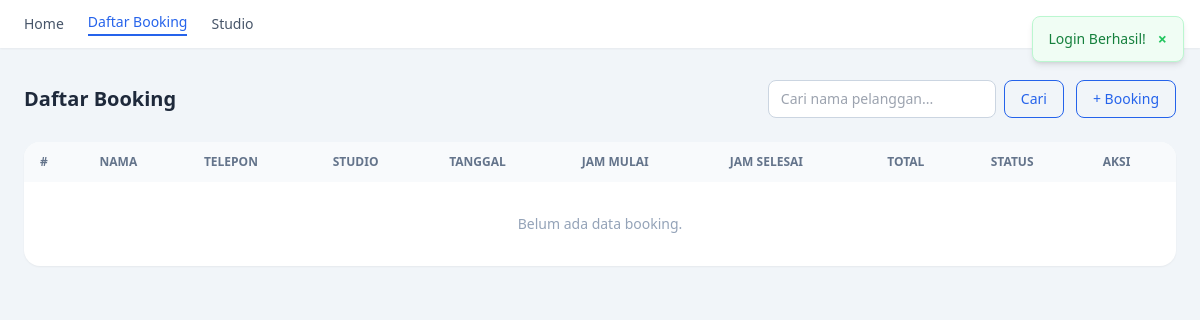
Page /daftarbooking.php (signed in) on the earlier database version.
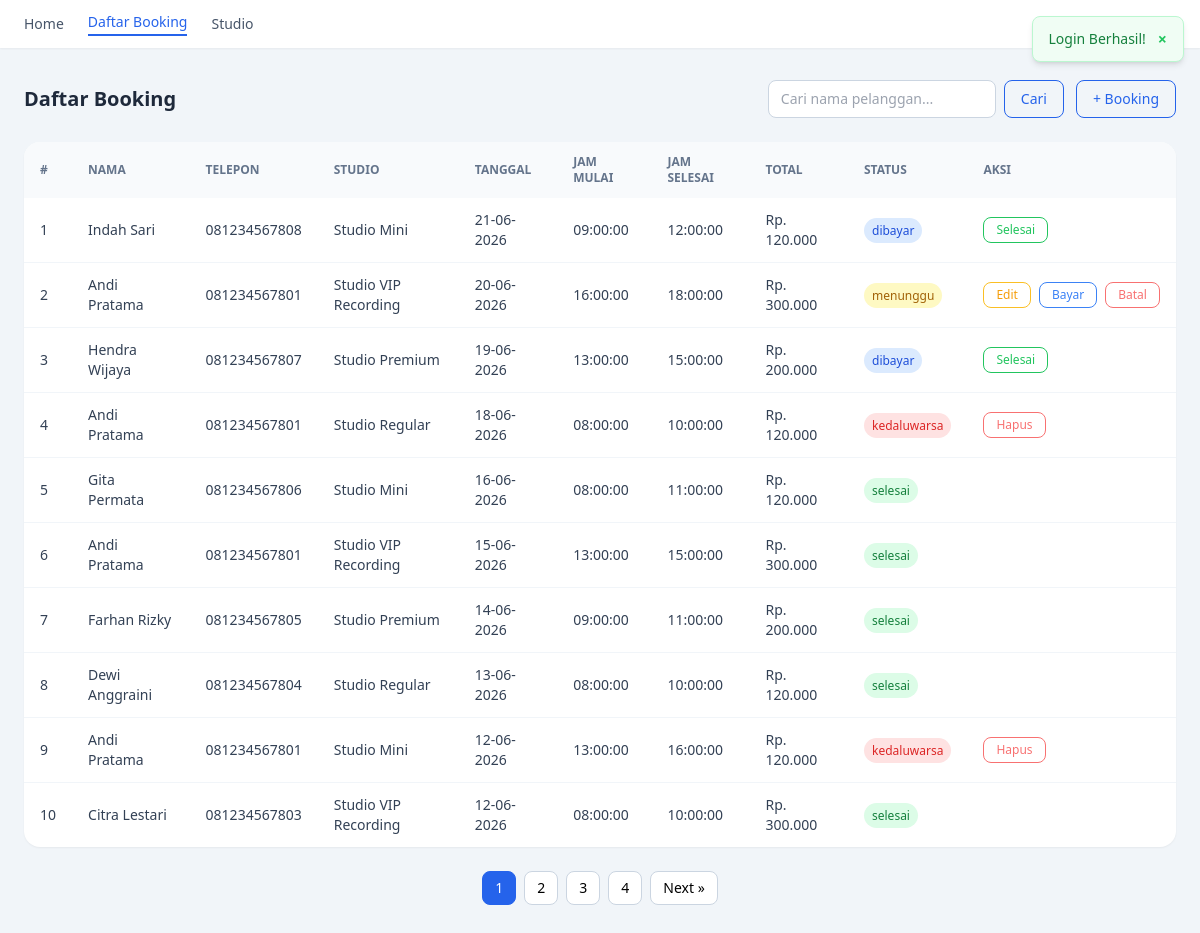
Same page on the later database version.
### tables this page shows
CREATE TABLE `transaksi` (
  `id` int(11) NOT NULL,
  `nama` varchar(100) NOT NULL,
  `telepon` varchar(15) NOT NULL,
  `studio_id` int(11) NOT NULL,
  `tanggal` date NOT NULL,
  `jam_mulai` time NOT NULL,
  `jam_selesai` time NOT NULL,
  `total_harga` int(11) NOT NULL,
  `status` enum('menunggu','dibayar','selesai','kedaluwarsa') NOT NULL
);

CREATE TABLE `studio` (
  `id` int(11) NOT NULL,
  `tipe_studio` varchar(100) NOT NULL,
  `harga` int(11) NOT NULL,
  `foto` varchar(255) DEFAULT NULL
);

### functions.php (called while the page is built, shortened)
<?php
$conn = mysqli_connect("localhost", "root", "", "sewa_studio");
function query($query) {
    global $conn;
    $result = mysqli_query($conn, $query);
    $rows = [];
    while( $row = mysqli_fetch_assoc($result) ) {
        $rows[] = $row;
    }
    return $rows;
}
?>

### daftarbooking.php (the view, shortened to what this page needs)
<?php
require 'functions.php';
$search = isset($_GET['search']) ? trim($_GET['search']) : '';
$per_page = 10;
$page = isset($_GET['page']) ? (int)$_GET['page'] : 1;
$offset = ($page - 1) * $per_page;
$where = '';
$total_data = query("SELECT COUNT(*) as total FROM transaksi t JOIN studio s ON t.studio_id = s.id $where")[0]['total'];
$total_page = ceil($total_data / $per_page);
$daftar_booking = query("SELECT t.*, s.tipe_studio FROM transaksi t JOIN studio s ON t.studio_id = s.id $where ORDER BY t.id DESC LIMIT $per_page OFFSET $offset");
$currentPage = basename($_SERVER['PHP_SELF']);
?>
<!DOCTYPE html>
<html lang="en">
<head>
    <script src="https://cdn.tailwindcss.com"></script>
</head>
<body class="bg-slate-100 min-h-screen">
    <?php include 'templates/navheader.php'; ?>
    <?php include 'templates/toast.php'; ?>
    <div class="max-w-7xl mx-auto px-6 py-8">
        <div class="flex items-center justify-between mb-6 gap-4 flex-wrap">
            <h2 class="text-xl font-bold text-slate-800">Daftar Booking</h2>
            <div class="flex items-center gap-3 flex-wrap">
                <form action="" method="get" class="flex items-center gap-2">
                    <input type="text" name="search" id="search-input" placeholder="Cari nama pelanggan..."
                           value="<?= htmlspecialchars($search); ?>"
                           class="border border-slate-300 rounded-lg px-3 py-2 text-sm focus:outline-none focus:ring-2 focus:ring-blue-500">
                    <button type="submit"
                            class="border border-blue-600 text-blue-600 hover:bg-blue-600 hover:text-white text-sm font-medium px-4 py-2 rounded-lg transition">
                        Cari
                    </button>
                </form>
                <a href="booking.php"
                class="border border-blue-600 text-blue-600 hover:bg-blue-600 hover:text-white text-sm font-medium px-4 py-2 rounded-lg transition">
                    + Booking
                </a>
            </div>
        </div>
        <div class="bg-white rounded-2xl shadow-sm overflow-hidden">
            <div class="overflow-x-auto">
                <table class="w-full text-sm text-slate-700">
                    <thead class="bg-slate-50 text-slate-500 uppercase text-xs">
                        <tr>
                            <th class="px-4 py-3 text-left">#</th>
                            <th class="px-4 py-3 text-left">Nama</th>
                            <th class="px-4 py-3 text-left">Telepon</th>
                            <th class="px-4 py-3 text-left">Studio</th>
                            <th class="px-4 py-3 text-left">Tanggal</th>
                            <th class="px-4 py-3 text-left">Jam Mulai</th>
                            <th class="px-4 py-3 text-left">Jam Selesai</th>
                            <th class="px-4 py-3 text-left">Total</th>
                            <th class="px-4 py-3 text-left">Status</th>
                            <th class="px-4 py-3 text-left">Aksi</th>
                        </tr>
                    </thead>
                    <tbody class="divide-y divide-slate-100">
                        <?php $no = 1 + $offset; ?>
                        <?php foreach($daftar_booking as $booking) : ?>
                        <tr class="hover:bg-slate-50 transition">
                            <td class="px-4 py-3"><?= $no ?></td>
                            <td class="px-4 py-3 font-medium"><?= $booking["nama"]; ?></td>
                            <td class="px-4 py-3"><?= $booking["telepon"]; ?></td>
                            <td class="px-4 py-3"><?= $booking["tipe_studio"]; ?></td>
                            <td class="px-4 py-3"><?= date('d-m-Y', strtotime($booking['tanggal'])); ?></td>
                            <td class="px-4 py-3"><?= $booking["jam_mulai"]; ?></td>
                            <td class="px-4 py-3"><?= $booking["jam_selesai"]; ?></td>
                            <td class="px-4 py-3">Rp. <?= number_format($booking["total_harga"], 0, ',', '.'); ?></td>
                            <td class="px-4 py-3">
                                <?php
                                $statusClass = [
                                    'menunggu'   => 'bg-yellow-100 text-yellow-700',
                                    'dibayar'    => 'bg-blue-100 text-blue-700',
                                    'selesai'    => 'bg-green-100 text-green-700',
                                    'kedaluwarsa'=> 'bg-red-100 text-red-600',
                                ];
                                $cls = $statusClass[$booking["status"]] ?? 'bg-slate-100 text-slate-600';
                                ?>
                                <span class="px-2 py-1 rounded-full text-xs font-medium <?= $cls ?>">
                                    <?= $booking["status"]; ?>
                                </span>
                            </td>
                            <td class="px-4 py-3">
                                <div class="flex items-center gap-2">
                                    <?php if($booking["status"] == 'menunggu') : ?>
                                        <form action="editbooking.php" method="post">
                                            <button type="submit" class="text-xs border border-amber-400 text-amber-500 hover:bg-amber-400 hover:text-white px-3 py-1 rounded-lg transition">
                                                Edit
                                            </button>
                                        </form>
                                        <form action="bayar.php?page=<?= $page ?>" method="post">
                                            <button type="submit" class="text-xs border border-blue-500 text-blue-500 hover:bg-blue-500 hover:text-white px-3 py-1 rounded-lg transition">
                                                Bayar
                                            </button>
                                        </form>
                                        <button type="button"
                                                onclick="bukaModal('<?= $booking['id'] ?>', '<?= $booking['status'] ?>', 'hapus.php', 'Batalkan Booking', 'Yakin ingin membatalkan booking ini?', 'Batalkan', 'border border-red-400 text-red-400 hover:bg-red-400 hover:text-white')"
                                                class="text-xs border border-red-400 text-red-400 hover:bg-red-400 hover:text-white px-3 py-1 rounded-lg transition">
                                            Batal
                                        </button>
                                    <?php elseif($booking["status"] == 'kedaluwarsa') : ?>
                                        <button type="button"
                                                onclick="bukaModal('<?= $booking['id'] ?>', '<?= $booking['status'] ?>', 'hapus.php', 'Hapus Booking', 'Yakin ingin menghapus booking ini? Data tidak bisa dikembalikan.', 'Hapus', 'border border-red-400 text-red-400 hover:bg-red-400 hover:text-white')"
                                                class="text-xs border border-red-400 text-red-400 hover:bg-red-400 hover:text-white px-3 py-1 rounded-lg transition">
                                            Hapus
                                        </button>
                                    <?php elseif($booking["status"] == 'dibayar') : ?>
                                        <button type="button"
                                                onclick="bukaModal('<?= $booking['id'] ?>', '<?= $booking['status'] ?>', 'selesai.php', 'Selesaikan Booking', 'Yakin ingin menyelesaikan booking ini?', 'Selesai', 'border border-green-500 text-green-500 hover:bg-green-500 hover:text-white')"
                                                class="text-xs border border-green-500 text-green-500 hover:bg-green-500 hover:text-white px-3 py-1 rounded-lg transition">
                                            Selesai
                                        </button>
                                    <?php endif; ?>
                                </div>
                            </td>
                        </tr>
                        <?php $no++; ?>
                        <?php endforeach; ?>
                        <?php if(empty($daftar_booking)) : ?>
                            <tr>
                                <td colspan="10" class="px-4 py-8 text-center text-sm text-slate-400">
                                    <?= !empty($search) ? "Data \"" . htmlspecialchars($search) . "\" tidak ditemukan." : "Belum ada data booking." ?>
                                </td>
                            </tr>
                        <?php endif; ?>
                    </tbody>
                </table>
            </div>
        </div>
        <?php if($total_page > 1) : ?>
            <div class="flex items-center justify-center gap-2 mt-6">
                <?php for($i = 1; $i <= $total_page; $i++) : ?>
                    <a href="?page=<?= $i ?>&search=<?= urlencode($search) ?>"
                    class="px-3 py-1.5 text-sm rounded-lg border transition
                            <?= $i == $page ? 'bg-blue-600 text-white border-blue-600' : 'bg-white border-slate-300 hover:bg-slate-50' ?>">
                        <?= $i ?>
                    </a>
                <?php endfor; ?>
                <?php if($page < $total_page) : ?>
                    <a href="?page=<?= $page+1 ?>&search=<?= urlencode($search) ?>"
                    class="px-3 py-1.5 text-sm bg-white border border-slate-300 rounded-lg hover:bg-slate-50 transition">
                        Next &raquo;
                    </a>
                <?php endif; ?>
            </div>
        <?php endif; ?>
    </div>
</body>
</html>

### templates/navheader.php (shortened to what this page needs)
<?php $currentPage = $currentPage ?? basename($_SERVER['PHP_SELF']); ?>
<header class="bg-white shadow-sm sticky top-0 z-50">
    <div class="max-w-7xl mx-auto px-6 py-3 flex items-center justify-between">
        <nav class="flex items-center gap-6">
            <a href="index.php"
               class="text-sm font-medium transition <?= $currentPage == 'index.php' ? 'text-blue-600 border-b-2 border-blue-600 pb-0.5' : 'text-slate-600 hover:text-blue-600' ?>">
                Home
            </a>
            <a href="daftarbooking.php"
               class="text-sm font-medium transition <?= $currentPage == 'daftarbooking.php' ? 'text-blue-600 border-b-2 border-blue-600 pb-0.5' : 'text-slate-600 hover:text-blue-600' ?>">
                Daftar Booking
            </a>
            <a href="studio.php"
               class="text-sm font-medium transition <?= $currentPage == 'studio.php' ? 'text-blue-600 border-b-2 border-blue-600 pb-0.5' : 'text-slate-600 hover:text-blue-600' ?>">
                Studio
            </a>
        </nav>
        <div class="relative">
            <button id="userDropdown" aria-haspopup="true" aria-expanded="false"
                    class="flex items-center text-sm font-medium text-slate-600 hover:text-blue-600 transition">
            </button>
        </div>
    </div>
</header>

### templates/toast.php (shortened to what this page needs)
<?php if(isset($_SESSION["success"])) : ?>
    <div id="toast" class="fixed top-4 right-4 z-50 flex items-center gap-3 bg-green-50 border border-green-200 text-green-700 text-sm rounded-lg px-4 py-3 shadow-md transition-opacity duration-500">
        <span><?= $_SESSION["success"]; ?></span>
        <button onclick="document.getElementById('toast').remove()" class="text-green-500 hover:text-green-700 font-bold text-base leading-none">&times;</button>
    </div>
<?php endif; ?>

Differences in the rows shown:
added transaksi: nama "Indah Sari", telepon "081234567808", studio.tipe_studio "Studio Mini", tanggal "21-06-2026", jam_mulai "09:00:00", jam_selesai "12:00:00", total_harga "120.000", status "dibayar"
added transaksi: nama "Andi Pratama", telepon "081234567801", studio.tipe_studio "Studio VIP Recording", tanggal "20-06-2026", jam_mulai "16:00:00", jam_selesai "18:00:00", total_harga "300.000", status "menunggu"
added transaksi: nama "Hendra Wijaya", telepon "081234567807", studio.tipe_studio "Studio Premium", tanggal "19-06-2026", jam_mulai "13:00:00", jam_selesai "15:00:00", total_harga "200.000", status "dibayar"
added transaksi: nama "Andi Pratama", telepon "081234567801", studio.tipe_studio "Studio Regular", tanggal "18-06-2026", jam_mulai "08:00:00", jam_selesai "10:00:00", total_harga "120.000", status "kedaluwarsa"
added transaksi: nama "Gita Permata", telepon "081234567806", studio.tipe_studio "Studio Mini", tanggal "16-06-2026", jam_mulai "08:00:00", jam_selesai "11:00:00", total_harga "120.000", status "selesai"
added transaksi: nama "Andi Pratama", telepon "081234567801", studio.tipe_studio "Studio VIP Recording", tanggal "15-06-2026", jam_mulai "13:00:00", jam_selesai "15:00:00", total_harga "300.000", status "selesai"
added transaksi: nama "Farhan Rizky", telepon "081234567805", studio.tipe_studio "Studio Premium", tanggal "14-06-2026", jam_mulai "09:00:00", jam_selesai "11:00:00", total_harga "200.000", status "selesai"
added transaksi: nama "Dewi Anggraini", telepon "081234567804", studio.tipe_studio "Studio Regular", tanggal "13-06-2026", jam_mulai "08:00:00", jam_selesai "10:00:00", total_harga "120.000", status "selesai"
added transaksi: nama "Andi Pratama", telepon "081234567801", studio.tipe_studio "Studio Mini", tanggal "12-06-2026", jam_mulai "13:00:00", jam_selesai "16:00:00", total_harga "120.000", status "kedaluwarsa"
added transaksi: nama "Citra Lestari", telepon "081234567803", studio.tipe_studio "Studio VIP Recording", tanggal "12-06-2026", jam_mulai "08:00:00", jam_selesai "10:00:00", total_harga "300.000", status "selesai"
Other differences:
new list line: "1"
new list line: "2"
new list line: "3"
new list line: "4"
text no longer shown: "Belum ada data booking."
text now shown: "Next »"
